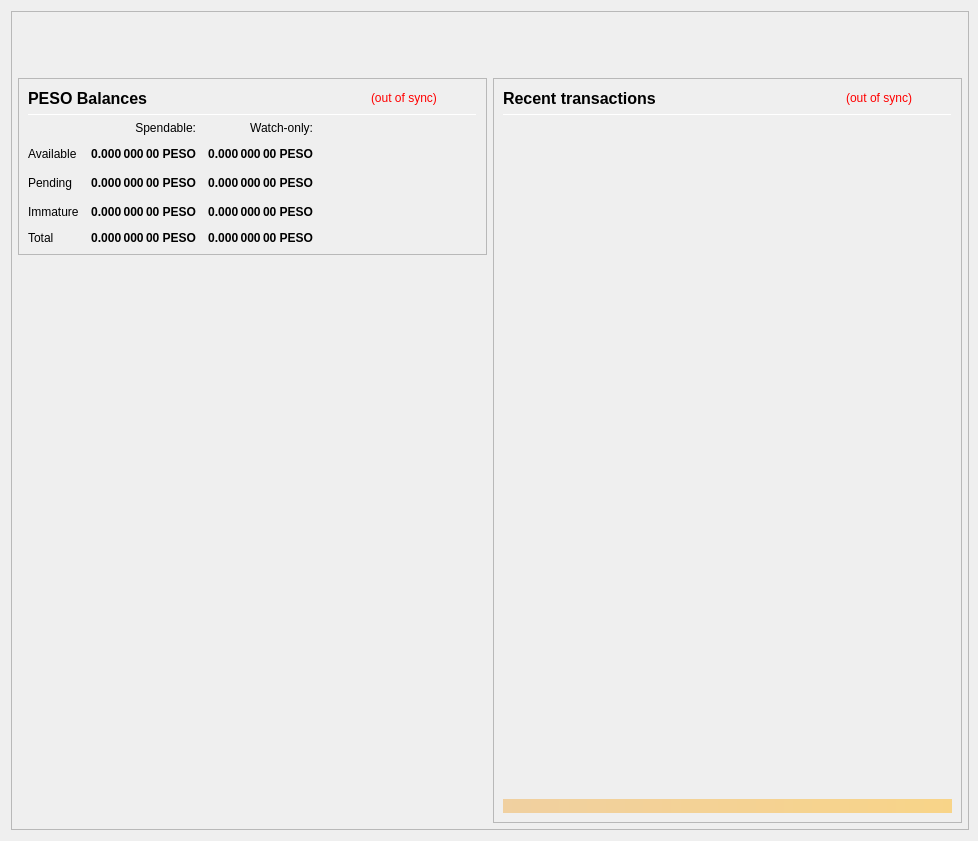
<?xml version="1.0" encoding="UTF-8"?>
<ui version="4.0">
 <class>OverviewPage</class>
 <widget class="QWidget" name="OverviewPage">
  <property name="geometry">
   <rect>
    <x>0</x>
    <y>0</y>
    <width>978</width>
    <height>841</height>
   </rect>
  </property>
  <property name="minimumSize">
   <size>
    <width>960</width>
    <height>682</height>
   </size>
  </property>
  <property name="font">
   <font>
    <weight>50</weight>
    <bold>false</bold>
   </font>
  </property>
  <property name="windowTitle">
   <string>Form</string>
  </property>
  <layout class="QVBoxLayout" name="topLayout" stretch="0">
   <property name="rightMargin">
    <number>9</number>
   </property>
   <item>
    <widget class="QFrame" name="frame_BG">
     <property name="minimumSize">
      <size>
       <width>850</width>
       <height>610</height>
      </size>
     </property>
     <property name="maximumSize">
      <size>
       <width>16777215</width>
       <height>16777215</height>
      </size>
     </property>
     <property name="frameShape">
      <enum>QFrame::StyledPanel</enum>
     </property>
     <property name="frameShadow">
      <enum>QFrame::Raised</enum>
     </property>
     <layout class="QVBoxLayout" name="verticalLayout_3" stretch="0">
      <property name="leftMargin">
       <number>0</number>
      </property>
      <property name="topMargin">
       <number>0</number>
      </property>
      <property name="rightMargin">
       <number>0</number>
      </property>
      <property name="bottomMargin">
       <number>6</number>
      </property>
      <item>
       <layout class="QVBoxLayout" name="verticalLayout_Master" stretch="0,1">
        <property name="leftMargin">
         <number>0</number>
        </property>
        <property name="topMargin">
         <number>0</number>
        </property>
        <property name="rightMargin">
         <number>0</number>
        </property>
        <property name="bottomMargin">
         <number>0</number>
        </property>
        <item>
         <widget class="QFrame" name="frame_Header">
          <layout class="QVBoxLayout" name="verticalLayout_Header" stretch="0">
           <property name="leftMargin">
            <number>0</number>
           </property>
           <property name="topMargin">
            <number>0</number>
           </property>
           <property name="rightMargin">
            <number>0</number>
           </property>
           <property name="bottomMargin">
            <number>0</number>
           </property>
           <item>
            <layout class="QHBoxLayout" name="horizontalLayout_Header" stretch="1,0">
             <property name="spacing">
              <number>6</number>
             </property>
             <item>
              <spacer name="horizontalSpacer_Header">
               <property name="orientation">
                <enum>Qt::Horizontal</enum>
               </property>
               <property name="sizeHint" stdset="0">
                <size>
                 <width>40</width>
                 <height>20</height>
                </size>
               </property>
              </spacer>
             </item>
             <item>
              <widget class="QLabel" name="labelOverviewHeaderRight">
               <property name="minimumSize">
                <size>
                 <width>464</width>
                 <height>60</height>
                </size>
               </property>
               <property name="maximumSize">
                <size>
                 <width>16777215</width>
                 <height>60</height>
                </size>
               </property>
               <property name="font">
                <font>
                 <pointsize>14</pointsize>
                </font>
               </property>
               <property name="text">
                <string/>
               </property>
               <property name="alignment">
                <set>Qt::AlignRight|Qt::AlignTrailing|Qt::AlignVCenter</set>
               </property>
              </widget>
             </item>
            </layout>
           </item>
          </layout>
         </widget>
        </item>
        <item>
         <widget class="QFrame" name="frame_Content">
          <layout class="QVBoxLayout" name="verticalLayout_Content">
           <property name="leftMargin">
            <number>6</number>
           </property>
           <property name="topMargin">
            <number>0</number>
           </property>
           <property name="rightMargin">
            <number>6</number>
           </property>
           <property name="bottomMargin">
            <number>0</number>
           </property>
           <item>
            <layout class="QHBoxLayout" name="horizontalLayout_Content" stretch="1,1">
             <property name="spacing">
              <number>6</number>
             </property>
             <item>
              <layout class="QVBoxLayout" name="verticalLayout_left" stretch="0,0">
               <item>
                <widget class="QFrame" name="frameBalances">
                 <property name="frameShape">
                  <enum>QFrame::StyledPanel</enum>
                 </property>
                 <property name="frameShadow">
                  <enum>QFrame::Raised</enum>
                 </property>
                 <layout class="QVBoxLayout" name="verticalLayout_4">
                  <item>
                   <layout class="QHBoxLayout" name="hlBalancesHeader" stretch="2,0,0">
                    <property name="spacing">
                     <number>6</number>
                    </property>
                    <item>
                     <widget class="QLabel" name="labelBalances">
                      <property name="minimumSize">
                       <size>
                        <width>0</width>
                        <height>0</height>
                       </size>
                      </property>
                      <property name="font">
                       <font>
                        <pointsize>12</pointsize>
                        <weight>75</weight>
                        <bold>true</bold>
                       </font>
                      </property>
                      <property name="text">
                       <string>PESO Balances</string>
                      </property>
                     </widget>
                    </item>
                    <item>
                     <widget class="QLabel" name="labelWalletStatus">
                      <property name="cursor">
                       <cursorShape>WhatsThisCursor</cursorShape>
                      </property>
                      <property name="toolTip">
                       <string>The displayed information may be out of date. Your wallet automatically synchronizes with the Criptopeso network after a connection is established, but this process has not completed yet.</string>
                      </property>
                      <property name="styleSheet">
                       <string notr="true">QLabel { color: red; }</string>
                      </property>
                      <property name="text">
                       <string notr="true">(out of sync)</string>
                      </property>
                      <property name="alignment">
                       <set>Qt::AlignLeading|Qt::AlignLeft|Qt::AlignVCenter</set>
                      </property>
                     </widget>
                    </item>
                    <item>
                     <spacer name="hsBalancesHeader">
                      <property name="orientation">
                       <enum>Qt::Horizontal</enum>
                      </property>
                      <property name="sizeHint" stdset="0">
                       <size>
                        <width>40</width>
                        <height>20</height>
                       </size>
                      </property>
                     </spacer>
                    </item>
                   </layout>
                  </item>
                  <item>
                   <widget class="Line" name="lineBalances">
                    <property name="minimumSize">
                     <size>
                      <width>0</width>
                      <height>1</height>
                     </size>
                    </property>
                    <property name="maximumSize">
                     <size>
                      <width>16777215</width>
                      <height>1</height>
                     </size>
                    </property>
                    <property name="orientation">
                     <enum>Qt::Horizontal</enum>
                    </property>
                   </widget>
                  </item>
                  <item>
                   <layout class="QGridLayout" name="gridLayout">
                    <property name="spacing">
                     <number>12</number>
                    </property>
                    <item row="2" column="2">
                     <widget class="QLabel" name="labelWatchPending">
                      <property name="font">
                       <font>
                        <weight>75</weight>
                        <bold>true</bold>
                       </font>
                      </property>
                      <property name="cursor">
                       <cursorShape>ArrowCursor</cursorShape>
                      </property>
                      <property name="toolTip">
                       <string>Unconfirmed transactions to watch-only addresses</string>
                      </property>
                      <property name="text">
                       <string notr="true">0.000 000 00 PESO</string>
                      </property>
                      <property name="alignment">
                       <set>Qt::AlignRight|Qt::AlignTrailing|Qt::AlignVCenter</set>
                      </property>
                      <property name="textInteractionFlags">
                       <set>Qt::NoTextInteraction</set>
                      </property>
                     </widget>
                    </item>
                    <item row="2" column="1">
                     <widget class="QLabel" name="labelUnconfirmed">
                      <property name="font">
                       <font>
                        <weight>75</weight>
                        <bold>true</bold>
                       </font>
                      </property>
                      <property name="cursor">
                       <cursorShape>ArrowCursor</cursorShape>
                      </property>
                      <property name="toolTip">
                       <string>Total of transactions that have yet to be confirmed, and do not yet count toward the spendable balance</string>
                      </property>
                      <property name="text">
                       <string notr="true">0.000 000 00 PESO</string>
                      </property>
                      <property name="alignment">
                       <set>Qt::AlignRight|Qt::AlignTrailing|Qt::AlignVCenter</set>
                      </property>
                      <property name="textInteractionFlags">
                       <set>Qt::NoTextInteraction</set>
                      </property>
                     </widget>
                    </item>
                    <item row="3" column="2">
                     <widget class="QLabel" name="labelWatchImmature">
                      <property name="font">
                       <font>
                        <weight>75</weight>
                        <bold>true</bold>
                       </font>
                      </property>
                      <property name="cursor">
                       <cursorShape>ArrowCursor</cursorShape>
                      </property>
                      <property name="toolTip">
                       <string>Staked or masternode rewards in watch-only addresses that has not yet matured</string>
                      </property>
                      <property name="text">
                       <string notr="true">0.000 000 00 PESO</string>
                      </property>
                      <property name="alignment">
                       <set>Qt::AlignRight|Qt::AlignTrailing|Qt::AlignVCenter</set>
                      </property>
                      <property name="textInteractionFlags">
                       <set>Qt::NoTextInteraction</set>
                      </property>
                     </widget>
                    </item>
                    <item row="4" column="0">
                     <widget class="QLabel" name="labelTotalText">
                      <property name="text">
                       <string>Total</string>
                      </property>
                      <property name="textInteractionFlags">
                       <set>Qt::NoTextInteraction</set>
                      </property>
                     </widget>
                    </item>
                    <item row="3" column="1">
                     <widget class="QLabel" name="labelImmature">
                      <property name="font">
                       <font>
                        <weight>75</weight>
                        <bold>true</bold>
                       </font>
                      </property>
                      <property name="cursor">
                       <cursorShape>ArrowCursor</cursorShape>
                      </property>
                      <property name="toolTip">
                       <string>Staked or masternode rewards that has not yet matured</string>
                      </property>
                      <property name="text">
                       <string notr="true">0.000 000 00 PESO</string>
                      </property>
                      <property name="alignment">
                       <set>Qt::AlignRight|Qt::AlignTrailing|Qt::AlignVCenter</set>
                      </property>
                      <property name="textInteractionFlags">
                       <set>Qt::NoTextInteraction</set>
                      </property>
                     </widget>
                    </item>
                    <item row="2" column="3">
                     <spacer name="hsBalances">
                      <property name="orientation">
                       <enum>Qt::Horizontal</enum>
                      </property>
                      <property name="sizeHint" stdset="0">
                       <size>
                        <width>40</width>
                        <height>20</height>
                       </size>
                      </property>
                     </spacer>
                    </item>
                    <item row="3" column="0">
                     <widget class="QLabel" name="labelImmatureText">
                      <property name="text">
                       <string>Immature</string>
                      </property>
                      <property name="textInteractionFlags">
                       <set>Qt::NoTextInteraction</set>
                      </property>
                     </widget>
                    </item>
                    <item row="4" column="1">
                     <widget class="QLabel" name="labelTotal">
                      <property name="font">
                       <font>
                        <weight>75</weight>
                        <bold>true</bold>
                       </font>
                      </property>
                      <property name="cursor">
                       <cursorShape>ArrowCursor</cursorShape>
                      </property>
                      <property name="toolTip">
                       <string>Your current total balance</string>
                      </property>
                      <property name="text">
                       <string notr="true">0.000 000 00 PESO</string>
                      </property>
                      <property name="alignment">
                       <set>Qt::AlignRight|Qt::AlignTrailing|Qt::AlignVCenter</set>
                      </property>
                      <property name="textInteractionFlags">
                       <set>Qt::NoTextInteraction</set>
                      </property>
                     </widget>
                    </item>
                    <item row="4" column="2">
                     <widget class="QLabel" name="labelWatchTotal">
                      <property name="font">
                       <font>
                        <weight>75</weight>
                        <bold>true</bold>
                       </font>
                      </property>
                      <property name="cursor">
                       <cursorShape>ArrowCursor</cursorShape>
                      </property>
                      <property name="toolTip">
                       <string>Current total balance in watch-only addresses</string>
                      </property>
                      <property name="text">
                       <string notr="true">0.000 000 00 PESO</string>
                      </property>
                      <property name="alignment">
                       <set>Qt::AlignRight|Qt::AlignTrailing|Qt::AlignVCenter</set>
                      </property>
                      <property name="textInteractionFlags">
                       <set>Qt::NoTextInteraction</set>
                      </property>
                     </widget>
                    </item>
                    <item row="0" column="2">
                     <widget class="QLabel" name="labelWatchonly">
                      <property name="text">
                       <string>Watch-only:</string>
                      </property>
                      <property name="alignment">
                       <set>Qt::AlignRight|Qt::AlignTrailing|Qt::AlignVCenter</set>
                      </property>
                     </widget>
                    </item>
                    <item row="1" column="0">
                     <widget class="QLabel" name="labelBalanceText">
                      <property name="text">
                       <string>Available</string>
                      </property>
                      <property name="textInteractionFlags">
                       <set>Qt::NoTextInteraction</set>
                      </property>
                     </widget>
                    </item>
                    <item row="1" column="1">
                     <widget class="QLabel" name="labelBalance">
                      <property name="font">
                       <font>
                        <weight>75</weight>
                        <bold>true</bold>
                       </font>
                      </property>
                      <property name="cursor">
                       <cursorShape>ArrowCursor</cursorShape>
                      </property>
                      <property name="toolTip">
                       <string>Your current spendable balance</string>
                      </property>
                      <property name="text">
                       <string notr="true">0.000 000 00 PESO</string>
                      </property>
                      <property name="alignment">
                       <set>Qt::AlignRight|Qt::AlignTrailing|Qt::AlignVCenter</set>
                      </property>
                      <property name="textInteractionFlags">
                       <set>Qt::NoTextInteraction</set>
                      </property>
                     </widget>
                    </item>
                    <item row="1" column="2">
                     <widget class="QLabel" name="labelWatchAvailable">
                      <property name="font">
                       <font>
                        <weight>75</weight>
                        <bold>true</bold>
                       </font>
                      </property>
                      <property name="cursor">
                       <cursorShape>ArrowCursor</cursorShape>
                      </property>
                      <property name="toolTip">
                       <string>Your current balance in watch-only addresses</string>
                      </property>
                      <property name="text">
                       <string notr="true">0.000 000 00 PESO</string>
                      </property>
                      <property name="alignment">
                       <set>Qt::AlignRight|Qt::AlignTrailing|Qt::AlignVCenter</set>
                      </property>
                      <property name="textInteractionFlags">
                       <set>Qt::NoTextInteraction</set>
                      </property>
                     </widget>
                    </item>
                    <item row="2" column="0">
                     <widget class="QLabel" name="labelPendingText">
                      <property name="text">
                       <string>Pending</string>
                      </property>
                      <property name="textInteractionFlags">
                       <set>Qt::NoTextInteraction</set>
                      </property>
                     </widget>
                    </item>
                    <item row="0" column="1">
                     <widget class="QLabel" name="labelSpendable">
                      <property name="text">
                       <string>Spendable:</string>
                      </property>
                      <property name="alignment">
                       <set>Qt::AlignRight|Qt::AlignTrailing|Qt::AlignVCenter</set>
                      </property>
                     </widget>
                    </item>
                   </layout>
                  </item>
                 </layout>
                </widget>
               </item>
               <item>
                <spacer name="verticalSpacer">
                 <property name="orientation">
                  <enum>Qt::Vertical</enum>
                 </property>
                 <property name="sizeHint" stdset="0">
                  <size>
                   <width>20</width>
                   <height>40</height>
                  </size>
                 </property>
                </spacer>
               </item>
              </layout>
             </item>
             <item>
              <layout class="QVBoxLayout" name="verticalLayout_right" stretch="1">
               <item>
                <widget class="QFrame" name="frame_RecentTransactions">
                 <property name="minimumSize">
                  <size>
                   <width>0</width>
                   <height>0</height>
                  </size>
                 </property>
                 <property name="frameShape">
                  <enum>QFrame::StyledPanel</enum>
                 </property>
                 <property name="frameShadow">
                  <enum>QFrame::Raised</enum>
                 </property>
                 <layout class="QVBoxLayout" name="verticalLayout_1" stretch="0,0,0,0,0">
                  <item>
                   <layout class="QHBoxLayout" name="horizontalLayout_2" stretch="2,0,0">
                    <property name="spacing">
                     <number>3</number>
                    </property>
                    <item>
                     <widget class="QLabel" name="label_4">
                      <property name="minimumSize">
                       <size>
                        <width>0</width>
                        <height>20</height>
                       </size>
                      </property>
                      <property name="font">
                       <font>
                        <pointsize>12</pointsize>
                        <weight>75</weight>
                        <bold>true</bold>
                       </font>
                      </property>
                      <property name="text">
                       <string>Recent transactions</string>
                      </property>
                     </widget>
                    </item>
                    <item>
                     <widget class="QLabel" name="labelTransactionsStatus">
                      <property name="cursor">
                       <cursorShape>WhatsThisCursor</cursorShape>
                      </property>
                      <property name="toolTip">
                       <string>The displayed information may be out of date. Your wallet automatically synchronizes with the Criptopeso network after a connection is established, but this process has not completed yet.</string>
                      </property>
                      <property name="styleSheet">
                       <string notr="true">QLabel { color: red; }</string>
                      </property>
                      <property name="text">
                       <string notr="true">(out of sync)</string>
                      </property>
                      <property name="alignment">
                       <set>Qt::AlignRight|Qt::AlignTrailing|Qt::AlignVCenter</set>
                      </property>
                     </widget>
                    </item>
                    <item>
                     <spacer name="horizontalSpacer">
                      <property name="orientation">
                       <enum>Qt::Horizontal</enum>
                      </property>
                      <property name="sizeHint" stdset="0">
                       <size>
                        <width>40</width>
                        <height>20</height>
                       </size>
                      </property>
                     </spacer>
                    </item>
                   </layout>
                  </item>
                  <item>
                   <widget class="Line" name="line">
                    <property name="minimumSize">
                     <size>
                      <width>0</width>
                      <height>1</height>
                     </size>
                    </property>
                    <property name="maximumSize">
                     <size>
                      <width>16777215</width>
                      <height>1</height>
                     </size>
                    </property>
                    <property name="orientation">
                     <enum>Qt::Horizontal</enum>
                    </property>
                   </widget>
                  </item>
                  <item>
                   <widget class="QListView" name="listTransactions">
                    <property name="minimumSize">
                     <size>
                      <width>0</width>
                      <height>0</height>
                     </size>
                    </property>
                    <property name="styleSheet">
                     <string notr="true">QListView { background: transparent; }</string>
                    </property>
                    <property name="frameShape">
                     <enum>QFrame::NoFrame</enum>
                    </property>
                    <property name="verticalScrollBarPolicy">
                     <enum>Qt::ScrollBarAlwaysOff</enum>
                    </property>
                    <property name="horizontalScrollBarPolicy">
                     <enum>Qt::ScrollBarAlwaysOff</enum>
                    </property>
                    <property name="selectionMode">
                     <enum>QAbstractItemView::NoSelection</enum>
                    </property>
                   </widget>
                  </item>
                  <item>
                   <spacer name="verticalSpacer_2">
                    <property name="orientation">
                     <enum>Qt::Vertical</enum>
                    </property>
                    <property name="sizeType">
                     <enum>QSizePolicy::Expanding</enum>
                    </property>
                    <property name="sizeHint" stdset="0">
                     <size>
                      <width>20</width>
                      <height>40</height>
                     </size>
                    </property>
                   </spacer>
                  </item>
                  <item>
                   <widget class="QLabel" name="labelAlerts">
                    <property name="maximumSize">
                     <size>
                      <width>16777215</width>
                      <height>16777215</height>
                     </size>
                    </property>
                    <property name="styleSheet">
                     <string notr="true">background-color: qlineargradient(x1: 0, y1: 0, x2: 1, y2: 0, stop:0 #F0D0A0, stop:1 #F8D488); color:#000000;</string>
                    </property>
                    <property name="text">
                     <string/>
                    </property>
                    <property name="wordWrap">
                     <bool>true</bool>
                    </property>
                    <property name="margin">
                     <number>3</number>
                    </property>
                   </widget>
                  </item>
                 </layout>
                </widget>
               </item>
              </layout>
             </item>
            </layout>
           </item>
          </layout>
         </widget>
        </item>
       </layout>
      </item>
     </layout>
    </widget>
   </item>
  </layout>
 </widget>
 <resources/>
 <connections/>
</ui>
